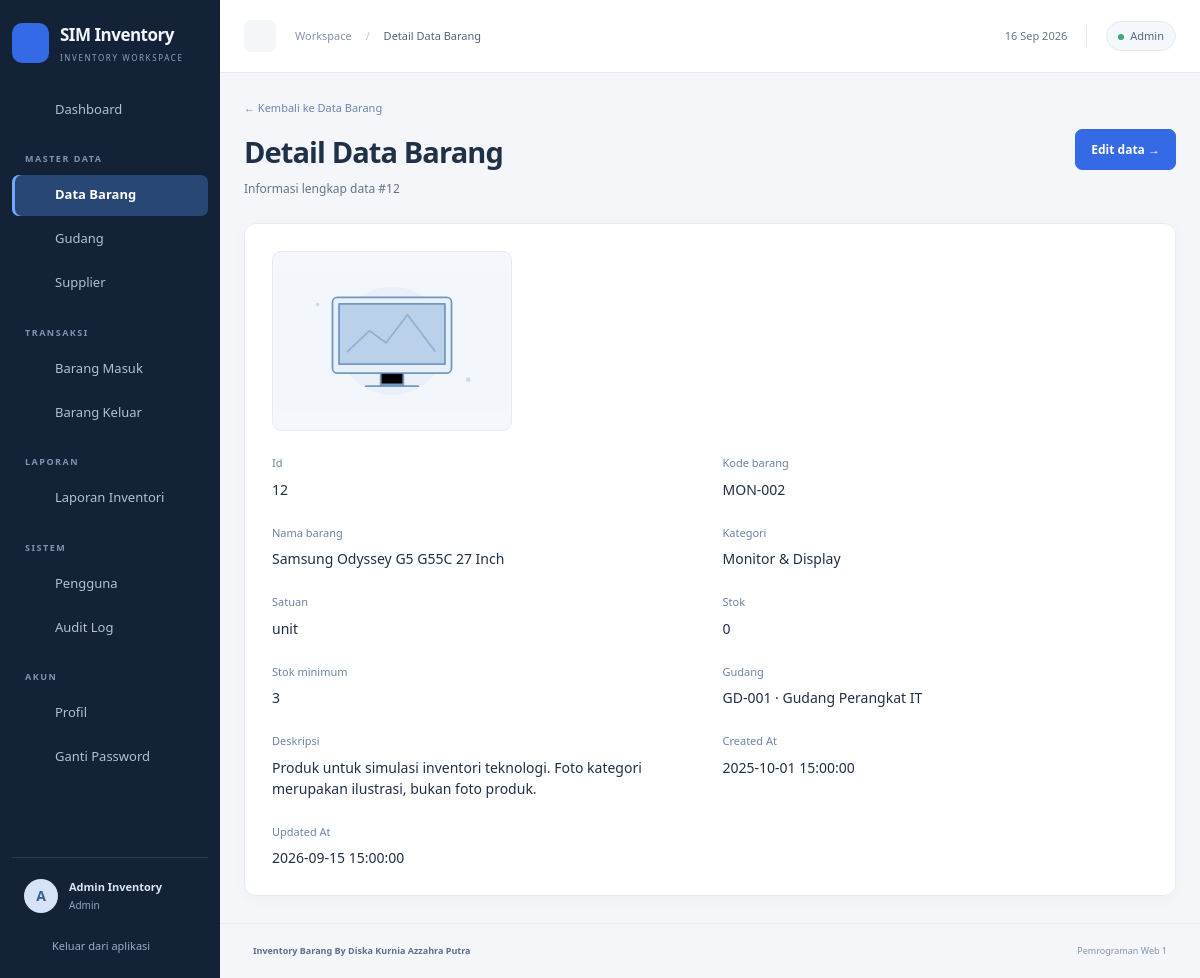
Page /barang/12 (signed in) on the committed database.
### tables this page shows
CREATE TABLE users (
 id BIGINT UNSIGNED AUTO_INCREMENT PRIMARY KEY,
 name VARCHAR(100) NOT NULL,
 email VARCHAR(150) NOT NULL UNIQUE,
 password VARCHAR(255) NOT NULL,
 role_id BIGINT UNSIGNED NOT NULL,
 is_active TINYINT NOT NULL DEFAULT 1,
 created_at TIMESTAMP NOT NULL DEFAULT CURRENT_TIMESTAMP,
 updated_at TIMESTAMP NOT NULL DEFAULT CURRENT_TIMESTAMP ON UPDATE CURRENT_TIMESTAMP,
 FOREIGN KEY (role_id) REFERENCES roles(id),
 CHECK (is_active IN (0,1))
);

CREATE TABLE roles (
 id BIGINT UNSIGNED AUTO_INCREMENT PRIMARY KEY,
 name VARCHAR(20) NOT NULL UNIQUE
);

CREATE TABLE barang (
 id BIGINT UNSIGNED AUTO_INCREMENT PRIMARY KEY,
 kode_barang VARCHAR(30) NOT NULL UNIQUE,
 nama_barang VARCHAR(100) NOT NULL,
 kategori VARCHAR(80) NOT NULL,
 satuan VARCHAR(30) NOT NULL,
 stok INT NOT NULL DEFAULT 0,
 stok_minimum INT NOT NULL DEFAULT 0,
 gudang_id BIGINT UNSIGNED NOT NULL,
 foto VARCHAR(80) NULL,
 deskripsi TEXT NULL,
 created_at TIMESTAMP NOT NULL DEFAULT CURRENT_TIMESTAMP,
 updated_at TIMESTAMP NOT NULL DEFAULT CURRENT_TIMESTAMP ON UPDATE CURRENT_TIMESTAMP,
 FOREIGN KEY (gudang_id) REFERENCES gudang(id) ON DELETE RESTRICT,
 INDEX idx_barang_kategori (kategori),
 CHECK (stok >= 0), CHECK (stok_minimum >= 0)
);

### views/resources/show.php (the view)
<div class="page-heading"><div><a class="back-link" href="/<?= e($resource->key) ?>">← Kembali ke <?= e($resource->title) ?></a><h1><?= e($title) ?></h1><p>Informasi lengkap data #<?= (int)$row['id'] ?></p></div><?php if($canWrite): ?><a class="btn btn-primary" href="/<?= e($resource->key) ?>/<?= (int)$row['id'] ?>/edit">Edit data →</a><?php endif; ?></div><section class="panel form-panel"><?php if($resource->key === 'barang'): ?><img class="item-photo mb-4" src="<?= e(\App\Helpers\InventoryPresentation::photo($row)) ?>" data-fallback="<?= e(\App\Helpers\InventoryPresentation::placeholder($row['kategori'])) ?>" alt="<?= e($row['nama_barang']) ?>"><?php endif; ?><dl class="detail-grid"><?php foreach($row as $name=>$value): if($name==='foto')continue; $field=$resource->fields[$name]??null; ?><div><dt><?= e($field['label']??ucwords(str_replace('_',' ',$name))) ?></dt><dd><?= e(($field['type']??'')==='select'?($options[$field['source']][$value]??'—'):($value??'—')) ?></dd></div><?php endforeach; ?></dl></section>

### app/Core/Router.php (shortened to what the rows shown need)
<?php
final class Router
{
    private array $routes = [];
    public function add(string $method, string $path, callable $handler): void
    {
        $this->routes[] = [$method, '#^' . preg_replace('/\{id\}/', '([1-9][0-9]*)', $path) . '/?$#', $handler];
    }
    public function dispatch(): void
    {
        $path = parse_url($_SERVER['REQUEST_URI'], PHP_URL_PATH);
        $matched = false;
        foreach ($this->routes as [$method, $pattern, $handler]) {
            if (preg_match($pattern, $path, $matches)) {
                $matched = true;
                if ($method === $_SERVER['REQUEST_METHOD']) {
                    array_shift($matches);
                    $handler(...$matches);
                    return;
                }
            }
        }
        throw new HttpException($matched ? 405 : 404, $matched ? 'Metode HTTP tidak diizinkan.' : 'Halaman atau data tidak ditemukan.');
    }
}

### views/layouts/main.php (shortened to what the rows shown need)
<?php
$currentUser = \App\Services\Auth::user();
$path = parse_url($_SERVER['REQUEST_URI'], PHP_URL_PATH);
$sections = [
    '' => ['dashboard' => ['grid', 'Dashboard']],
    'MASTER DATA' => ['barang' => ['box', 'Data Barang'], 'gudang' => ['warehouse', 'Gudang'], 'supplier' => ['supplier', 'Supplier']],
    'TRANSAKSI' => ['barang-masuk' => ['in', 'Barang Masuk'], 'barang-keluar' => ['out', 'Barang Keluar']],
    'LAPORAN' => ['reports' => ['report', 'Laporan Inventori']],
];
if (($currentUser['role'] ?? '') === 'Admin') {
    $sections['SISTEM'] = ['users' => ['users', 'Pengguna'], 'audit-logs' => ['clock', 'Audit Log']];
}
$sections['AKUN'] = ['profile' => ['user', 'Profil'], 'profile#password-panel' => ['lock', 'Ganti Password']];
?>
<!doctype html>
<html lang="id">
<head>
    <link rel="stylesheet" href="/assets/vendor/bootstrap.min.css">
    <link rel="stylesheet" href="/assets/vendor/dataTables.bootstrap5.min.css">
    <link rel="stylesheet" href="/assets/css/app.css">
</head>
<body class="<?= $currentUser ? 'app-body' : 'auth-body' ?>">
<?php if ($currentUser): ?>
    <aside class="sidebar" id="sidebar" aria-label="Navigasi workspace">
        <div class="sidebar-brand-row">
            <a class="brand" href="/dashboard" aria-label="SIM Inventory Dashboard"><span class="brand-icon"><?= icon('box') ?></span><span class="brand-label">SIM Inventory<small>INVENTORY WORKSPACE</small></span></a>
        </div>
        <nav class="sidebar-nav" aria-label="Navigasi utama">
        <?php foreach ($sections as $heading => $links): ?>
            <?php if ($heading): ?><div class="nav-caption"><?= e($heading) ?></div><?php endif; ?>
            <?php foreach ($links as $url => [$symbol, $label]): $active = '/' . $url === $path || (!str_contains($url, '#') && str_starts_with($path, '/' . $url . '/')); ?>
            <a class="nav-item <?= $active ? 'active' : '' ?>" href="/<?= e($url) ?>" title="<?= e($label) ?>" aria-label="<?= e($label) ?>" <?= $active ? 'aria-current="page"' : '' ?>><?= icon($symbol) ?><span class="nav-label"><?= e($label) ?></span></a>
            <?php endforeach; ?>
        <?php endforeach; ?>
        </nav>
        <div class="sidebar-bottom">
            <a class="account-summary" href="/profile" aria-label="Profil akun"><span class="avatar"><?= e(mb_substr($currentUser['name'], 0, 1)) ?></span><span class="account-copy"><strong><?= e($currentUser['name']) ?></strong><small><?= e($currentUser['role']) ?></small></span></a>
            <form action="/logout" method="post"><?= csrf_field() ?><button class="logout-btn" type="submit" title="Keluar dari aplikasi" aria-label="Keluar dari aplikasi"><?= icon('logout') ?><span class="nav-label">Keluar dari aplikasi</span></button></form>
        </div>
    </aside>
    <div class="workspace" id="workspace">
        <header class="topbar">
            <div class="topbar-left"><button class="icon-button" id="menu-toggle" aria-label="Ciutkan navigasi" aria-expanded="true" aria-controls="sidebar"><?= icon('menu') ?></button><span class="breadcrumb-text">Workspace <span>/</span> <strong><?= e($title) ?></strong></span></div>
            <div class="topbar-right"><span class="today"><?= icon('clock') ?> <?= date('d M Y') ?></span><span class="topbar-divider"></span><a href="/profile" class="role-pill"><span class="status-dot"></span><?= e($currentUser['role']) ?></a></div>
        </header>
        <main id="main" class="main-content" tabindex="-1"><?= $content ?></main>
        <footer class="app-footer"><span><strong>Inventory Barang By Diska Kurnia Azzahra Putra</strong></span><span>Pemrograman Web 1</span></footer>
    </div>
<?php else: ?>
    <main id="main"><?= $content ?></main>
<?php endif; ?>
</body>
</html>

### rows in the picture
users: name "A", name "Admin Inventory", role.name "Admin"
barang: id "12"

### other values in the picture
$label "Dashboard"
$heading "MASTER DATA"
$label "Data Barang"
$label "Gudang"
$label "Supplier"
$heading "TRANSAKSI"
$label "Barang Masuk"
$label "Barang Keluar"
$heading "LAPORAN"
$label "Laporan Inventori"
$heading "SISTEM"
$label "Pengguna"
$label "Audit Log"
$heading "AKUN"
$label "Profil"
